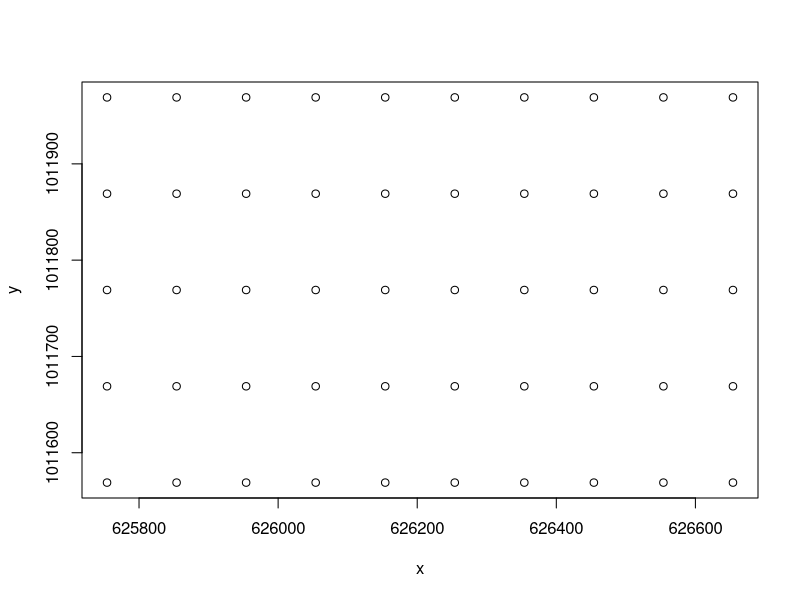
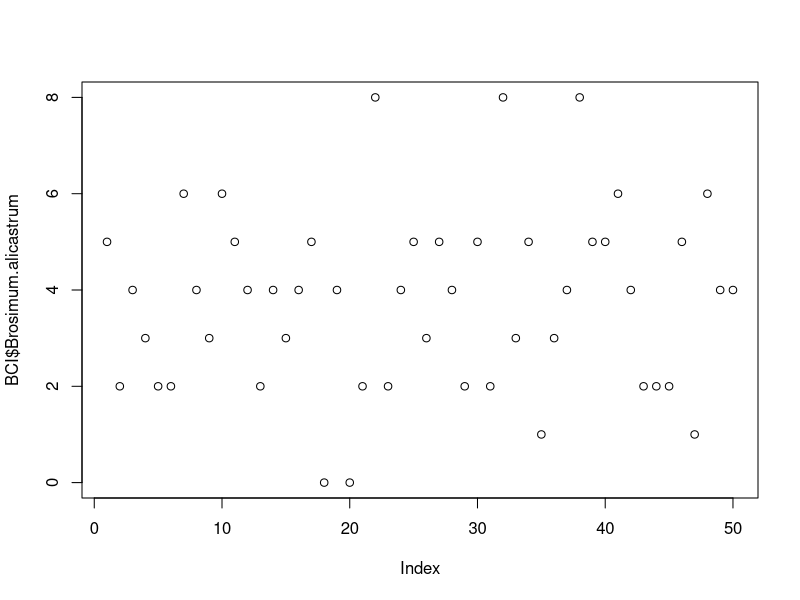
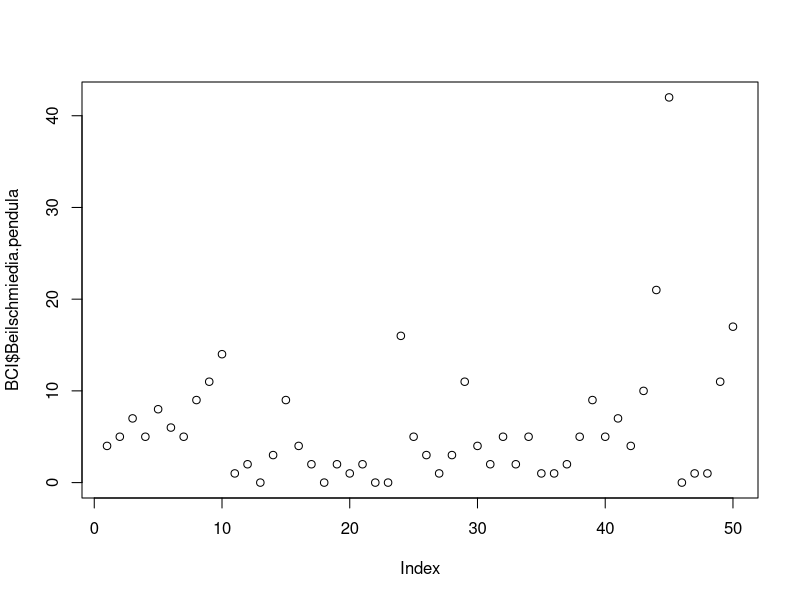

The R script that drew these images, in order: (Note: this script raises an error after producing the figures.)
library(vegan)
data(BCI)
BCI_xy = data.frame(x = rep(seq(625754, 626654, by=100), each=5), 
                    y = rep(seq(1011569,  1011969, by=100), len=50))

plot(BCI_xy)
BCI
BCI$Brosimum.alicastrum
BCI$Beilschmiedia.pendula
plot(BCI$Brosimum.alicastrum)
plot(BCI$Beilschmiedia.pendula)

col_brks = hist(BCI_xy, plot=F)$breaks
col_indices = as.numeric(cut(BCI, col_brks))
cols = rev(terrain.colors(length(col_brks)))
plot(BCI, cex=2, pch=19, col=cols[col_indices])

xy_dist <- dist(BCI_xy)
r_dist <- dist(BCI$Brosimum.alicastrum)
c_dist <- dist(BCI$Beilschmiedia.pendula)

plot(xy_dist, r_dist)
plot(xy_dist, c_dist)
lines(lowess(xy_dist, r_dist, f = 0.25))
lines(lowess(xy_dist, c_dist, f = 0.25))
    ##It seems to me that these two species are evenly distributed 
        #where they are found, based on these plots.

sp_ids = c("Cordia.lasiocalyx", "Hirtella.triandra",
           "Picramnia.latifolia", "Quassia.amara",
           "Tabernaemontana.arborea", "Trattinnickia.aspera", 
           "Xylopia.macrantha")
max_dist = max(xy_dist) / 2 
library(nlme)
sp_dat = data.frame(BCI, BCI_xy)
sp_lm = gls(Drypetes.standleyi ~ Hirtella.triandra, data = sp_dat)
plot(Variogram(sp_lm, form= ~ x + y))
sp_exp_nug = update(sp_lm, corr=corExp(form=~x + y, nugget=T))
plot(Variogram(sp_exp_nug, maxDist = max_dist))                    

sp_lmmult = gls(Drypetes.standleyi ~ Cordia.lasiocalyx + Hirtella.triandra + Picramnia.latifolia + Quassia.amara + Tabernaemontana.arborea + Trattinnickia.aspera + Xylopia.macrantha, data = sp_dat)
plot(Variogram(sp_lmmult, form= ~ x + y))
spmult_exp_nug = update(sp_lm, corr=corExp(form=~x + y, nugget=T))
plot(Variogram(spmult_exp_nug, maxDist = max_dist))
    ##It does not appear that including the error term had an impact on the coefficients
anova(sp_lm, sp_exp_nug)
anova(sp_lmmult, spmult_exp_nug)
    ##I think that while it did make a difference (at least in the univariate model), 
       #it was not a hugely significant one. The comparison using the multivariate model
       #produced no meaningful results. 
    ##We did not see much of a difference because each model fit the
       #data well 